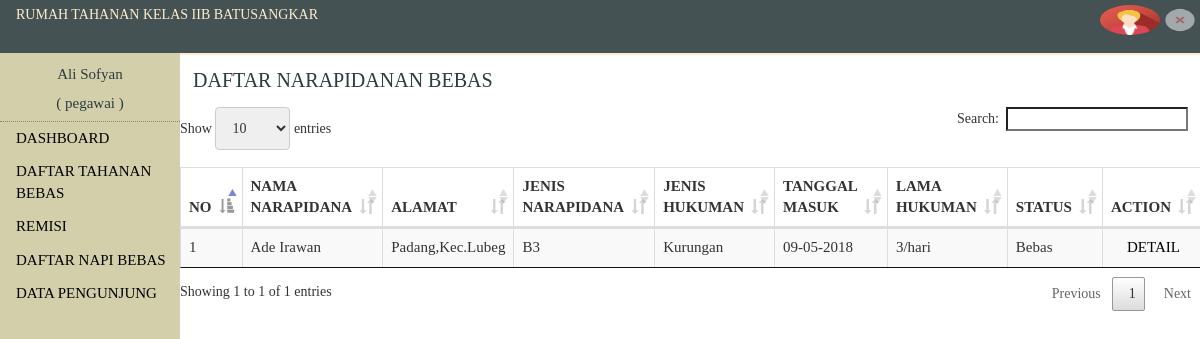
The app's page /?page=dnb (signed in) with its own data.
### tables this page shows
CREATE TABLE `narapidana` (
  `idnapi` int(11) NOT NULL,
  `jenisnapi` varchar(40) NOT NULL,
  `tglmasuk` date NOT NULL,
  `nosrtputusan` varchar(15) NOT NULL,
  `pasal` varchar(40) NOT NULL,
  `asalpenyidik` varchar(40) NOT NULL,
  `jenishukuman` varchar(40) NOT NULL,
  `lamahukuman` int(11) NOT NULL,
  `tglsrtputusan` date NOT NULL,
  `tglhbshukuman` date NOT NULL,
  `tglpembebasan` date NOT NULL,
  `idpenghuni` int(11) DEFAULT NULL,
  `jenislama` char(20) DEFAULT NULL,
  `status` varchar(30) NOT NULL
);

CREATE TABLE `penghuni` (
  `idpenghuni` int(11) NOT NULL,
  `nmpenghuni` varchar(40) NOT NULL,
  `tgllahir` date NOT NULL,
  `tptlahir` varchar(40) NOT NULL,
  `jk` varchar(15) NOT NULL,
  `pekerjaan` varchar(40) NOT NULL,
  `pendidikan` varchar(40) NOT NULL,
  `alamat` varchar(40) NOT NULL,
  `agama` varchar(40) NOT NULL,
  `ket` varchar(40) NOT NULL
);

### config/FuncMasaTahanan.php (called while the page is built, shortened)
<?php
function TanggalIndoAngko($date){
    $BulanIndo1 = array("01", "02", "03", "04", "05", "06", "07", "08", "9", "10", "11", "12");
    $tahun1 = substr($date, 0, 4);
    $bulan1 = substr($date, 5, 2);
    $tgl1   = substr($date, 8, 2);
    if ($tahun1=="0000"){
        $result = "0000-00-00";
    }else{
        $result = $tgl1 . "-" . $BulanIndo1[(int)$bulan1-1] . "-". $tahun1;
    }
    return($result);
}
?>

### view/dnb.php (the view, shortened to what this page needs)
<div class="JudulHal">DAFTAR NARAPIDANAN BEBAS</div>
<div id="sia">
    <table class="table table-striped table-bordered data">
        <thead>
        <tr>
            <th>NO</th>
            <th>NAMA NARAPIDANA</th>
            <th>ALAMAT</th>
            <th>JENIS NARAPIDANA</th>
            <th>JENIS HUKUMAN</th>
            <th>TANGGAL MASUK</th>
            <th>LAMA HUKUMAN</th>
            <th>STATUS</th>
            <th>ACTION </th>
        </tr>
        </thead>
        <tbody>
        <?php
        $no =1;
        $sql =mysqli_query($conn,"SELECT * FROM narapidana, penghuni WHERE narapidana.idpenghuni=penghuni.idpenghuni AND narapidana.status='Bebas' order BY nmpenghuni ASC");
        while ($a =mysqli_fetch_array($sql)){
            $ASQ=TanggalIndoAngko($a['tglmasuk']);
            echo "
            <tr>
            <td>$no</td>
            <td>$a[nmpenghuni]</td>
            <td>$a[alamat]</td>
            <td>$a[jenisnapi]</td>
            <td>$a[jenishukuman]</td>
            <td>$ASQ</td>
            <td>$a[lamahukuman]/$a[jenislama]</td>
            <td>$a[status]</td>
            <td><a href='?page=detailbebas&id=$a[idnapi]'>DETAIL</td>
        </tr>
            ";$no++;
        }
        ?>
        </tbody>
    </table>
</div>
</div>
</div>

### css/stayle.css (style rules this page uses)
* { margin: 0; padding: 0; font-family: Calibri; }
#isi a { padding: 6px 8px 6px 16px; text-decoration: none; font-family: Batang; color: black; }
#sia { width: 100%; float: left; }
.JudulHal { color:#2b3c3e; font-family: "Britannic Bold"; font-size: 20px; padding-top: 1px; padding-left: 13px; margin-top: -11px; }
.data { font-size: 15px; }

### records on screen
narapidana: idpenghuni.nmpenghuni "Ade Irawan", idpenghuni.alamat "Padang,Kec.Lubeg", jenisnapi "B3", jenishukuman "Kurungan", tglmasuk "09-05-2018", lamahukuman "3", jenislama "hari", status "Bebas"

### other values on screen
$_SESSION['nama'] "Ali Sofyan"
$_SESSION['level'] "pegawai"
